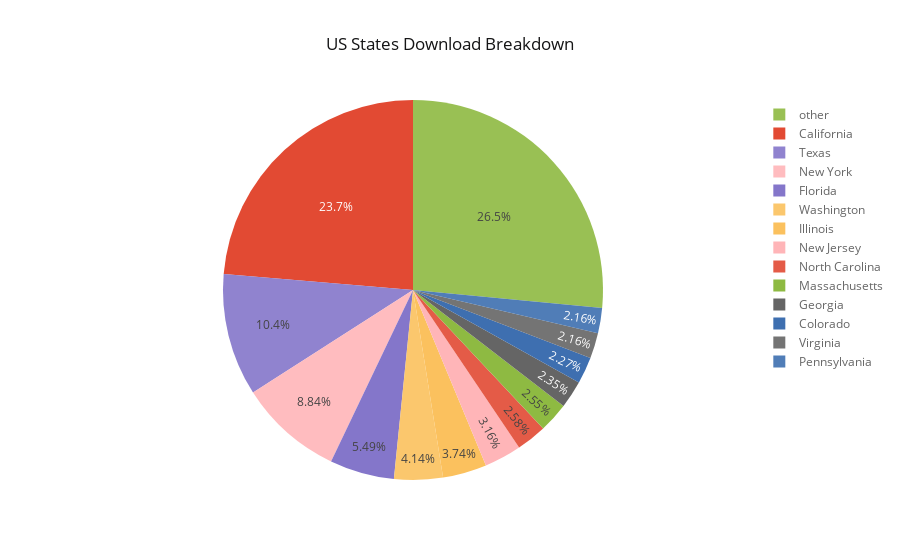

Source (notebook cell):
### Code cell
states = pd.DataFrame.from_csv(states_csv)
states['perc'] = states.requests / states.requests.sum() * 100
states.reset_index(inplace=True)
states['grouping'] = np.where(states.perc <= 2, 'other', states.region)

states.groupby('grouping').sum().reset_index().iplot(kind='pie', labels='grouping', values='requests', 
                                                      filename='TBP_plots/US-states-pie',
                                                      title='US States Download Breakdown'
                                                     )

### Figure 1 — Plotly figure (JSON) as saved in the notebook; plotly's stock layout.template omitted (floating-point values rounded to 4 significant figures)
{"data": [{"labels": ["California", "Colorado", "Florida", "Georgia", "Illinois", "Massachusetts", "New Jersey", "New York", "North Carolina", "Pennsylvania", "Texas", "Virginia", "Washington", "other"], "marker": {"colors": ["rgba(226, 74, 51, 1.0)", "rgba(62, 111, 176, 1.0)", "rgba(132, 118, 202, 1.0)", "rgba(101, 101, 101, 1.0)", "rgba(251, 193, 94, 1.0)", "rgba(142, 186, 66, 1.0)", "rgba(255, 181, 184, 1.0)", "rgba(255, 181, 184, 0.89999999999999991)", "rgba(226, 74, 51, 0.89999999999999991)", "rgba(62, 111, 176, 0.89999999999999991)", "rgba(132, 118, 202, 0.89999999999999991)", "rgba(101, 101, 101, 0.89999999999999991)", "rgba(251, 193, 94, 0.89999999999999991)", "rgba(142, 186, 66, 0.89999999999999991)"]}, "name": "", "type": "pie", "values": [4152, 399, 964, 412, 656, 447, 555, 1551, 452, 379, 1828, 380, 726, 4652]}], "layout": {"legend": {"bgcolor": "#FFFFFF", "font": {"color": "#666666"}}, "paper_bgcolor": "#FFFFFF", "plot_bgcolor": "#E5E5E5", "title": "US States Download Breakdown", "titlefont": {"color": "#151516"}}}
